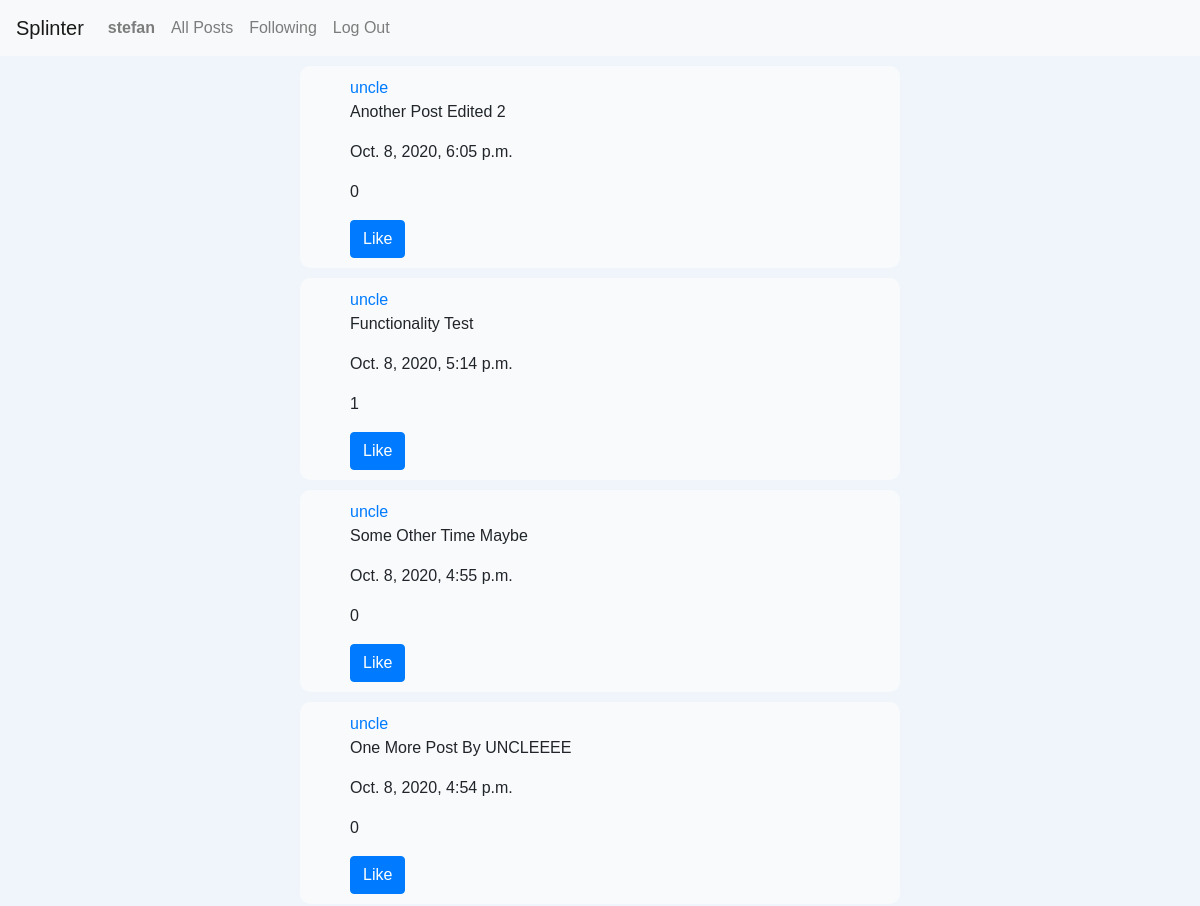
/following/ (signed in, upper part), run on an earlier commit of the app's database.
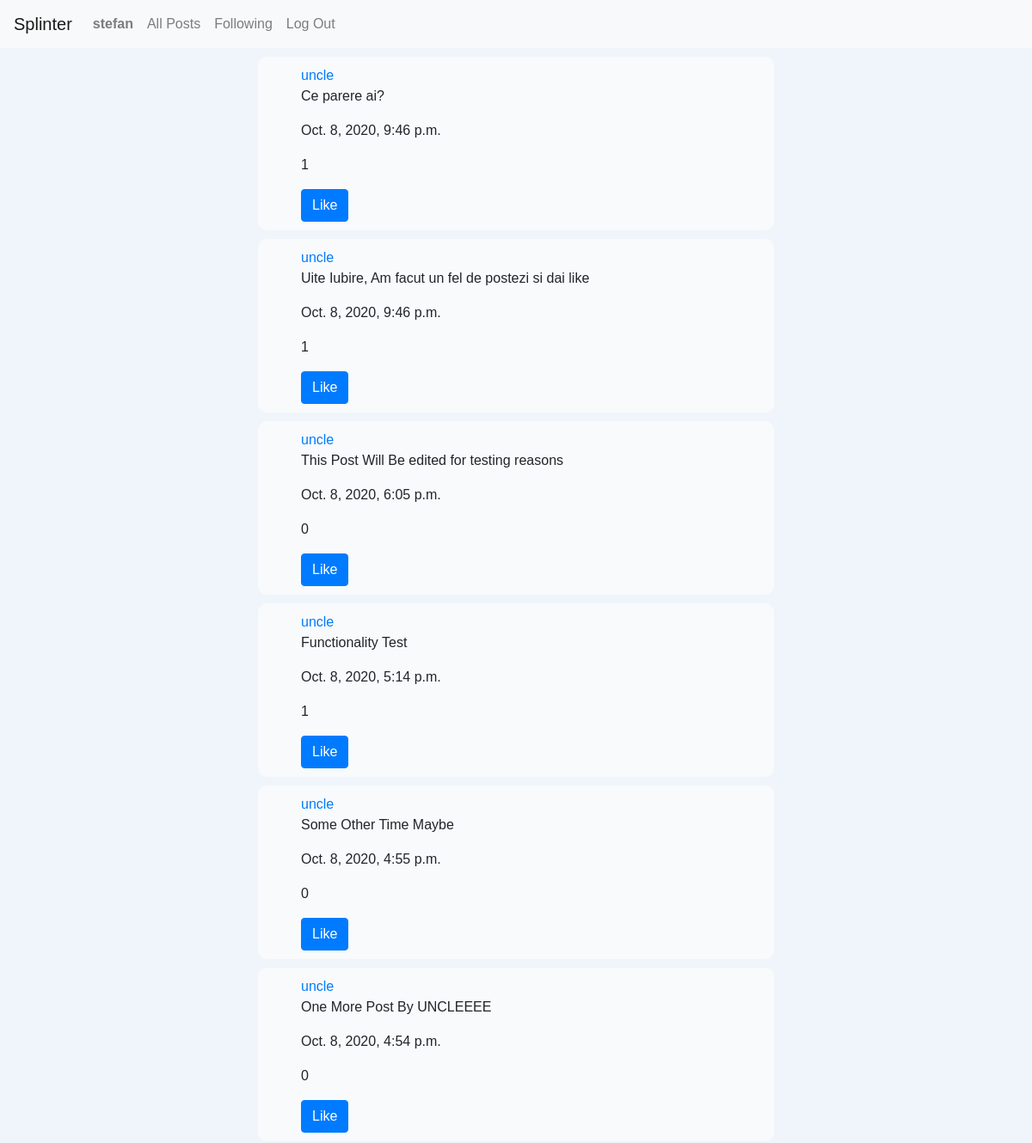
And on a later commit of the database.
### network/models.py (models this page shows, shortened)
class User(AbstractUser):
    pass

class Post(models.Model):
    user = models.ForeignKey(settings.AUTH_USER_MODEL, on_delete=models.CASCADE, related_name="posts")
    content = models.CharField(max_length = 256)
    date_added = models.DateTimeField(auto_now_add=True)
    edited = models.BooleanField(default=False)
    like = models.ManyToManyField(User, blank=True, related_name="likes")

### network/views.py (the view)
# urls.py: path("following/", views.following_view, name="following_view"),
def following_view(request):
    current_user = request.user
    users_followed = Profile.objects.get(user=current_user).following.all()
    posts_list = Post.objects.filter(user__in=users_followed).order_by('-date_added')
    paginator = Paginator(posts_list, 10)
    page_number = request.GET.get('page')
    page_obj = paginator.get_page(page_number)
    context = {
        "page_obj": page_obj,
    }
    return render(request, "network/following.html", context)

### network/templates/network/following.html (shortened to what this page needs)
{% extends "network/layout.html" %}
{% load static %}
{% block body %}
    {% for post in page_obj %}
        <div class="post-container">
            <a href="{% url 'display_profile_view' post.user.id %}">{{ post.user.username }}</a>
            <p>{{ post.content }}</p>
            <p>{{ post.date_added }}</p>
            <p id="like_count_{{ post.id }}">{{ post.like.count }}</p>
            {% if user.is_authenticated and request.user != post.user %}
                <button id="like_button_{{ post.id }}" class="liked btn btn-primary" data-post_id="{{ post.id }}">
                    {% if request.user in post.like.all %}
                        Unlike
                    {% else %}
                        Like
                    {% endif %}
                </button>
            {% endif %}
        </div>
    {% endfor %}
{% endblock %}

### network/templates/network/layout.html (shortened to what this page needs)
{% load static %}
<!DOCTYPE html>
<html lang="en">
    <head>
        <link rel="stylesheet" href="https://stackpath.bootstrapcdn.com/bootstrap/4.4.1/css/bootstrap.min.css">
        <link href="{% static 'network/styles.css' %}" rel="stylesheet">
        <link rel="stylesheet" href="https://use.fontawesome.com/releases/v5.15.1/css/all.css">
    </head>
    <body>
        <nav class="navbar navbar-expand-lg navbar-light bg-light">
            <a class="navbar-brand" href="{% url 'index' %}">Splinter</a>
            <div class="navigation">
              <ul class="navbar-nav mr-auto">
                {% if user.is_authenticated %}
                    <li class="nav-item">
                        <a class="nav-link" href="{% url 'display_profile_view' user.id %}"><strong>{{ user.username }}</strong></a>
                    </li>
                {% endif %}
                <li class="nav-item">
                  <a class="nav-link" href="{% url 'index' %}">All Posts</a>
                </li>
                {% if user.is_authenticated %}
                    <li class="nav-item">
                        <a class="nav-link" href="{% url 'following_view' %}">Following</a>
                    </li>
                    <li class="nav-item">
                        <a class="nav-link" href="{% url 'logout' %}">Log Out</a>
                    </li>
                {% endif %}
              </ul>
            </div>
          </nav>
        <div class="body">
            {% block body %}
            {% endblock %}
        </div>
    </body>
</html>

### network/static/network/styles.css (style rules this page uses)
* { box-sizing:border-box; }
body { box-sizing:border-box; font-family: sans-serif; background-color: #64a6d11a; }
.post-container { padding:10px; background-color:#ffffff91; border-radius: 10px; padding: 10px 50px; width:50%; margin: 10px auto; }
.liked { display:inline; }

What changed in the data, as far as the page shows it:
added Post: user.username "uncle", content "Ce parere ai?", date_added "Oct. 8, 2020, 9:46 p.m.", like.count "1", shows "Like"
added Post: user.username "uncle", content "Uite Iubire, Am facut un fel de postezi si dai like", date_added "Oct. 8, 2020, 9:46 p.m.", like.count "1", shows "Like"
changed Post: content "Another Post Edited 2" → "This Post Will Be edited for testing reasons"
